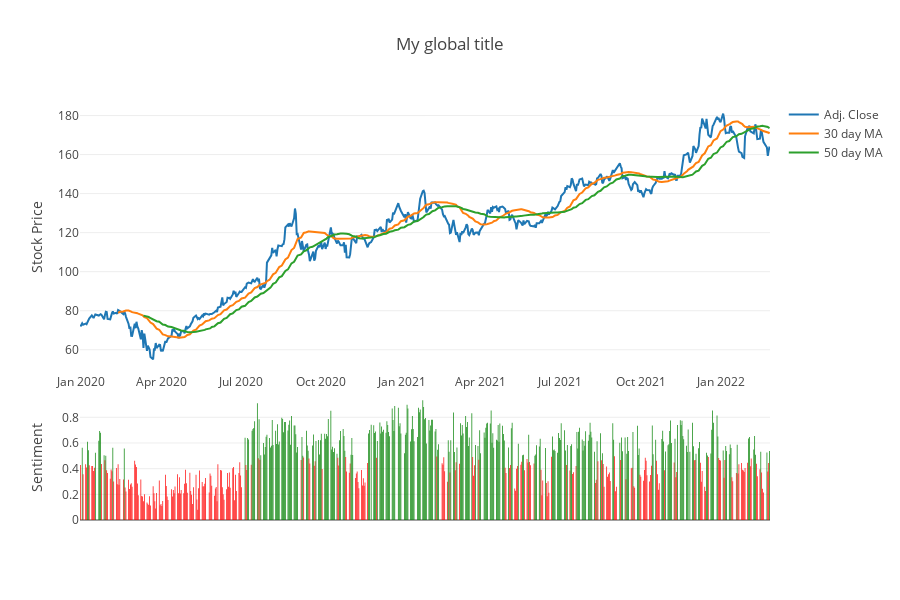

The notebook cell this image was saved under:
### Code cell
data = globals()[company]

# identify color grid
data['color'] = 'green'
data.loc[data['sentiment'] < 0.5, 'color'] = 'red'

fig = tools.make_subplots(rows=3, cols=1,

# create the plot grid
specs=[[{'rowspan': 2}],
       [None],
       [{'rowspan': 1}]],
       
vertical_spacing=0.05)
# horizontal_spacing=0.08)


stock = go.Scatter(x=data['Date'], y=data['Adj Close'], name="Adj. Close")
MA30 = go.Scatter(x=data['Date'], y=data['High'].rolling(window=30).mean(), name="30 day MA")
MA50 = go.Scatter(x=data['Date'], y=data['High'].rolling(window=50).mean(), name="50 day MA")
# MA200 = go.Scatter(x=data['Date'], y=data['High'].rolling(window=200).mean(), name="200 day MA")
sentiment = go.Bar(x=data['Date'], y=data['sentiment'], name="Sentiment", marker=dict(color=data['color'], line=dict(width=0)), showlegend=False)
fig.append_trace(stock, row=1, col=1)
fig.append_trace(MA30, row=1, col=1)
fig.append_trace(MA50, row=1, col=1)
# fig.append_trace(MA200, row=1, col=1)
fig.append_trace(sentiment, row=3, col=1)
fig.layout.update(title="My global title",
                     height=600, width=900, showlegend=True, hovermode='closest')

fig.update_layout(
    hovermode="x unified")
fig.update_traces(xaxis='x1')
fig.update_yaxes(title_text='Stock Price', row=1, col=1)
fig.update_yaxes(title_text='Sentiment', row=3, col=1, tickvals=[0, 0.5, 1])
    
fig.show()

### Figure 1 — Plotly figure (JSON) as saved in the notebook; plotly's stock layout.template omitted (floating-point values rounded to 4 significant figures; data arrays with more than 128 entries replaced by an {"elided": "..."} marker saying what was removed)
{"data": [{"name": "Adj. Close", "type": "scatter", "x": {"elided": "544 str values"}, "xaxis": "x", "y": {"elided": "544 float values"}, "yaxis": "y"}, {"name": "30 day MA", "type": "scatter", "x": {"elided": "544 str values"}, "xaxis": "x", "y": {"elided": "544 float values"}, "yaxis": "y"}, {"name": "50 day MA", "type": "scatter", "x": {"elided": "544 str values"}, "xaxis": "x", "y": {"elided": "544 float values"}, "yaxis": "y"}, {"marker": {"color": {"elided": "544 str values"}, "line": {"width": 0}}, "name": "Sentiment", "showlegend": false, "type": "bar", "x": {"elided": "544 str values"}, "xaxis": "x", "y": {"elided": "544 float values"}, "yaxis": "y2"}], "layout": {"height": 600, "hovermode": "x unified", "showlegend": true, "title": {"text": "My global title"}, "width": 900, "xaxis": {"anchor": "y", "domain": [0, 1]}, "xaxis2": {"anchor": "y2", "domain": [0, 1]}, "yaxis": {"anchor": "x", "domain": [0.35, 1], "title": {"text": "Stock Price"}}, "yaxis2": {"anchor": "x2", "domain": [0, 0.3], "title": {"text": "Sentiment"}}}}
